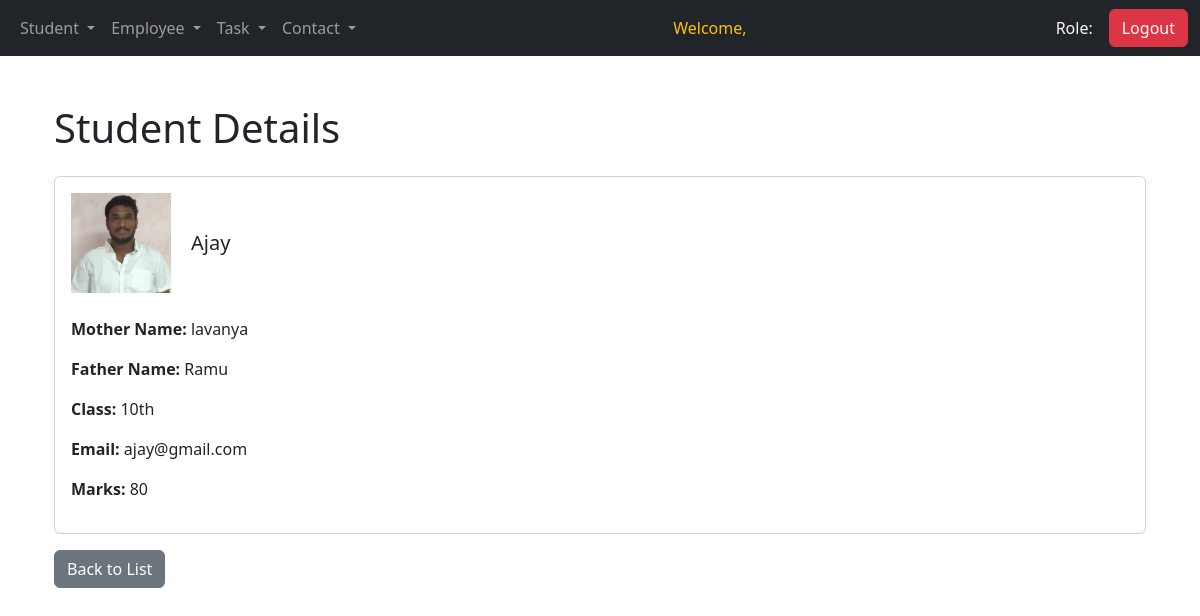
Page /view_student/1/ on the committed database.
### operations/models.py (models this page shows, shortened)
class Student(models.Model):
    studentname = models.CharField(max_length=100)
    mothername = models.CharField(max_length=15)
    fathername = models.CharField(max_length=100)
    classA = models.CharField(max_length=15)
    email = models.CharField(max_length=50, null=True, blank=True)
    marks = models.CharField(max_length=15)
    serial_number = models.PositiveIntegerField(default=0)  # New field for display order
    profile_picture = models.ImageField(upload_to='student_pictures/', null=True, blank=True)  # Add this line

### operations/views.py (the view)
# urls.py: path('view_student/<int:pk>/', views.view_student, name='view_student'),
def view_student(request, pk):
    student = get_object_or_404(Student, pk=pk)
    return render(request, 'students/view-student.html', {'student': student})

### operations/templates/students/view-student.html
{% extends 'base.html' %}
{% block content %}
<div class="container mt-5">
    <h1 class="mb-4">Student Details</h1>
    <div class="card">
        <div class="card-body">
            <div class="d-flex align-items-center mb-4">
                {% if student.profile_picture %}
                    <img src="{{ student.profile_picture.url }}" alt="Profile Picture" style="width: 100px; height: 100px; object-fit: cover; margin-right: 20px;">
                {% else %}
                    <img src="https://cdn-icons-png.flaticon.com/512/847/847969.png" alt="Default Icon" style="width: 100px; height: 100px; object-fit: cover; margin-right: 20px;">
                {% endif %}
                <h5 class="card-title mb-0">{{ student.studentname }}</h5>
            </div>
            <p><strong>Mother Name:</strong> {{ student.mothername }}</p>
            <p><strong>Father Name:</strong> {{ student.fathername }}</p>
            <p><strong>Class:</strong> {{ student.classA }}</p>
            <p><strong>Email:</strong> {{ student.email }}</p>
            <p><strong>Marks:</strong> {{ student.marks }}</p>
        </div>
    </div>
    <a href="{% url 'student_list' %}" class="btn btn-secondary mt-3">Back to List</a>
</div>
{% endblock %}

### rows in the picture
Student: profile_picture (picture), studentname "Ajay", mothername "lavanya", fathername "Ramu", classA "10th", email "ajay@gmail.com", marks "80"
